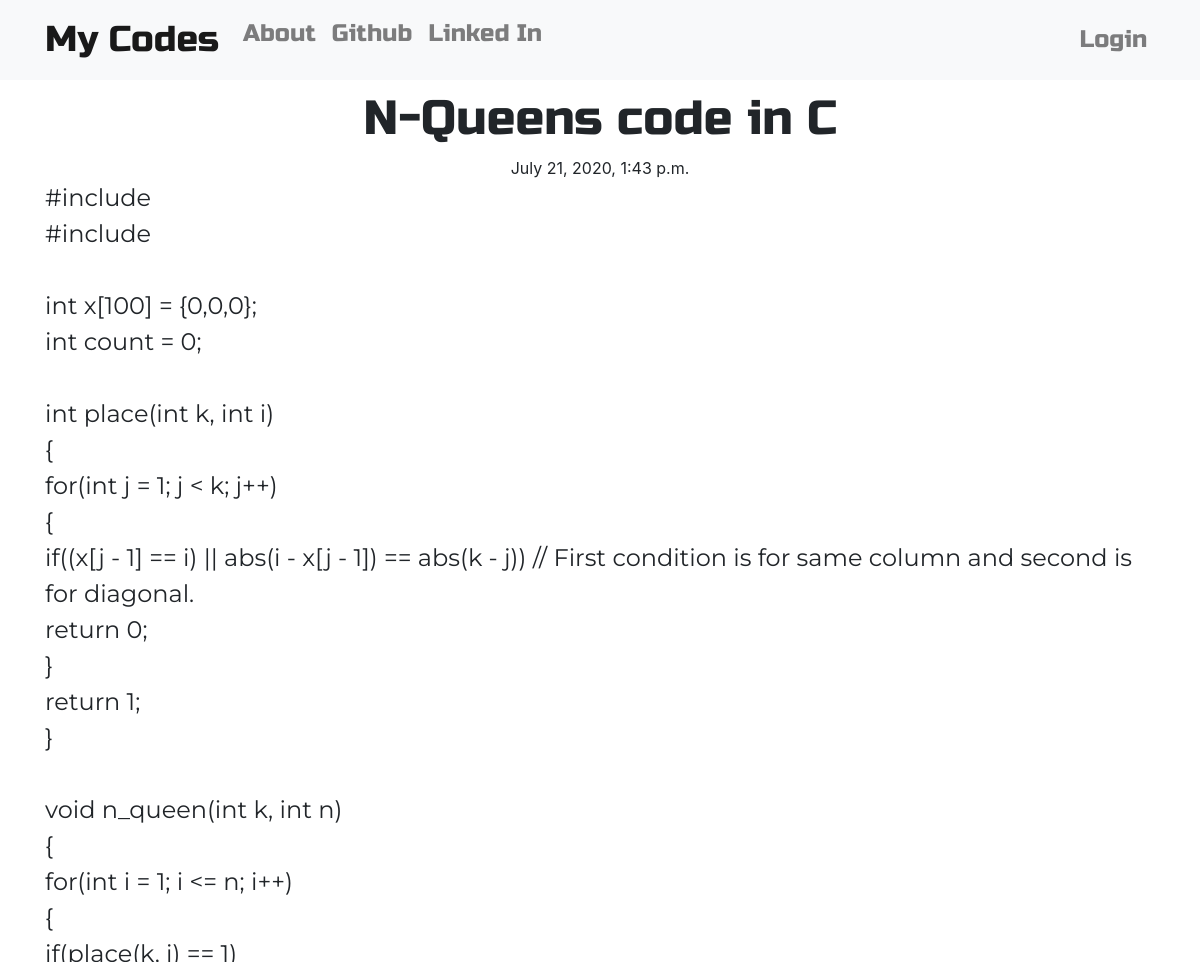
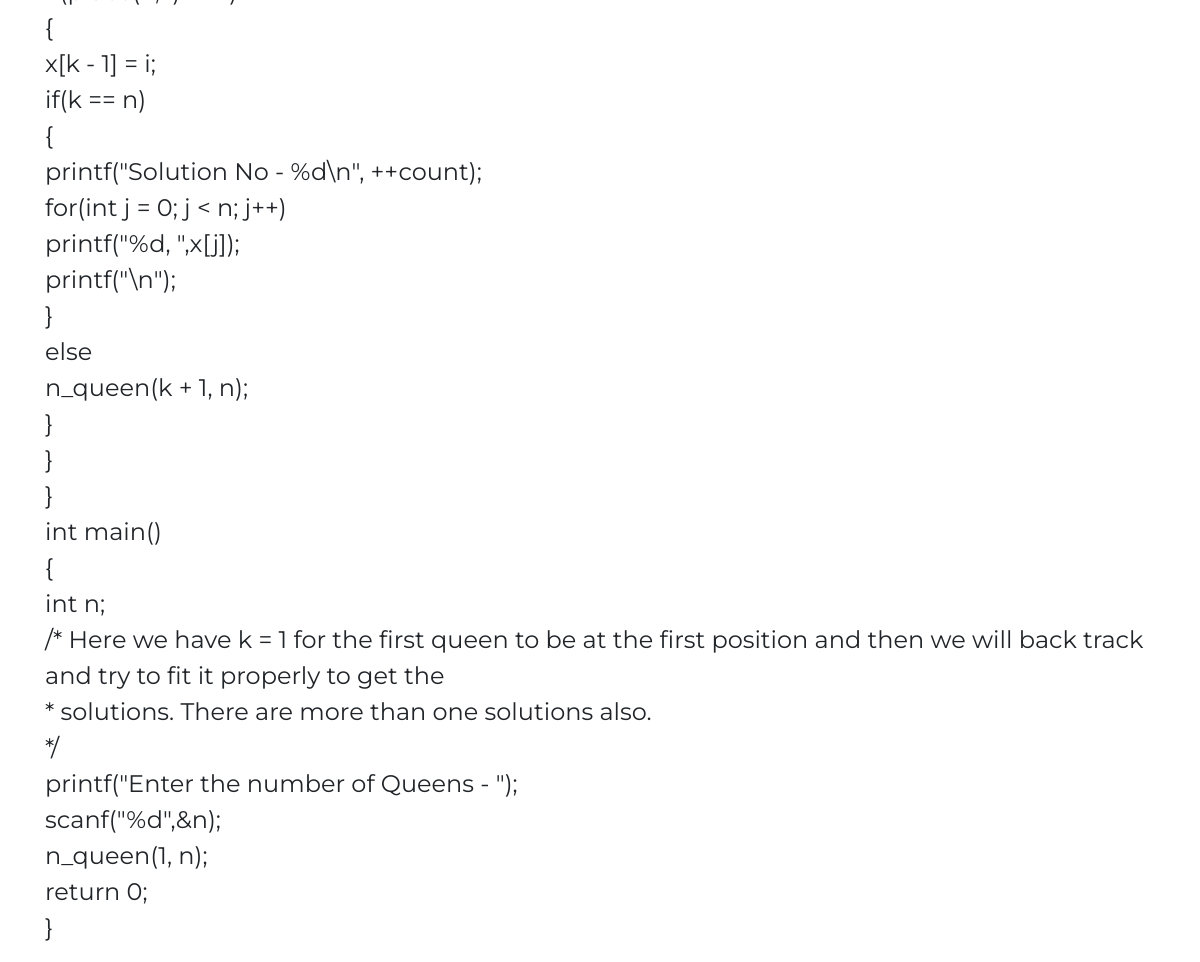
Page /code/6/ on the committed database (2 pictures, top to bottom).
### basic/models.py (models this page shows, shortened)
class codes(models.Model):
    author = models.ForeignKey('auth.User', on_delete=models.CASCADE)
    title = models.CharField(max_length=50)
    text = models.TextField()
    created_date = models.DateTimeField(default=timezone.now)
    published_date = models.DateTimeField(blank=True, null=True)

### basic/views.py (the view)
# urls.py: path('code/<int:pk>/', views.CodeDetailView.as_view(), name='code_detail'),
class CodeDetailView(DetailView):
    model = codes

### basic/templates/basic/codes_detail.html (shortened to what this page needs)
{% extends "basic/base.html" %}
{% block content %}
    <h1 class="codetitle loader">{{ codes.title }}</h1>
    {% if codes.published_date %}
        <div class="date codedate">
            {{ codes.published_date }}
        </div>
    {% else %}
        <a class="btn btn-success" href="{% url 'code_publish' pk=codes.pk %}">Publish</a>
    {% endif %}
    <p class="codecontent">{{ codes.text|safe|linebreaksbr }}</p>
{% endblock %}

### basic/static/css/master.css (style rules this page uses)
.codedate { text-align: center; }
.codetitle { font-family: 'Russo One', sans-serif; font-size: 3em; text-align: center; }
.codecontent { font-family: Montserrat; font-size: 1.5em; }
.loader { filter:hue-rotate(0deg); color:linear-gradient(45deg,#0f8,#08f); animation:hue 10000ms infinite linear; }

### rows in the picture
codes: title "N-Queens code in C", published_date "July 21, 2020, 1:43 p.m.", text "#include #include int x[100] = {0,0,0}; int count = 0; int place(int k, int i) { for(int j = 1; j < k; j++) { if((x[j - 1] == i) || abs(i - x[j - 1]) == abs(k - j)) // First condition is for same column and second is for diagonal. return 0; } return 1; } void n_queen(int k, int n) { for(int i = 1; i <= n; i++) { if(place(k, i) == 1) { x[k - 1] = i; if(k == n) { printf(\"Solution No - %d\\n\", ++count); for(int j = 0; j < n; j++) printf(\"%d, \",x[j]); printf(\"\\n\"); } else n_queen(k + 1, n); } } } int main() { int n; /* Here we have k = 1 for the first queen to be at the first position and then we will back track and try to fit it properly to get the * solutions. There are more than one solutions…"
